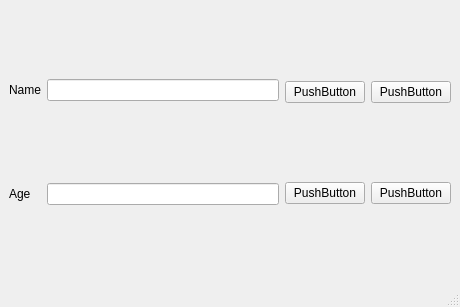
<?xml version="1.0" encoding="UTF-8"?>
<ui version="4.0">
 <class>MainWindow</class>
 <widget class="QMainWindow" name="MainWindow">
  <property name="geometry">
   <rect>
    <x>0</x>
    <y>0</y>
    <width>460</width>
    <height>307</height>
   </rect>
  </property>
  <property name="sizePolicy">
   <sizepolicy hsizetype="Preferred" vsizetype="Fixed">
    <horstretch>0</horstretch>
    <verstretch>0</verstretch>
   </sizepolicy>
  </property>
  <property name="windowTitle">
   <string>MainWindow</string>
  </property>
  <widget class="QWidget" name="centralwidget">
   <layout class="QGridLayout" name="gridLayout">
    <item row="0" column="1">
     <widget class="QPushButton" name="pushButton_2">
      <property name="text">
       <string>PushButton</string>
      </property>
     </widget>
    </item>
    <item row="1" column="2">
     <widget class="QPushButton" name="pushButton_3">
      <property name="text">
       <string>PushButton</string>
      </property>
     </widget>
    </item>
    <item row="0" column="2">
     <widget class="QPushButton" name="pushButton">
      <property name="text">
       <string>PushButton</string>
      </property>
     </widget>
    </item>
    <item row="1" column="1">
     <widget class="QPushButton" name="pushButton_4">
      <property name="text">
       <string>PushButton</string>
      </property>
     </widget>
    </item>
    <item row="0" column="0" rowspan="2">
     <layout class="QFormLayout" name="formLayout">
      <item row="0" column="0">
       <widget class="QLabel" name="label">
        <property name="text">
         <string>Name</string>
        </property>
       </widget>
      </item>
      <item row="0" column="1">
       <widget class="QLineEdit" name="lineEdit"/>
      </item>
      <item row="2" column="0">
       <widget class="QLabel" name="label_2">
        <property name="text">
         <string>Age</string>
        </property>
       </widget>
      </item>
      <item row="2" column="1">
       <widget class="QLineEdit" name="lineEdit_2"/>
      </item>
      <item row="1" column="0">
       <spacer name="verticalSpacer">
        <property name="orientation">
         <enum>Qt::Vertical</enum>
        </property>
        <property name="sizeHint" stdset="0">
         <size>
          <width>20</width>
          <height>40</height>
         </size>
        </property>
       </spacer>
      </item>
     </layout>
    </item>
   </layout>
  </widget>
  <widget class="QMenuBar" name="menubar">
   <property name="geometry">
    <rect>
     <x>0</x>
     <y>0</y>
     <width>460</width>
     <height>22</height>
    </rect>
   </property>
  </widget>
  <widget class="QStatusBar" name="statusbar"/>
 </widget>
 <resources/>
 <connections/>
</ui>
